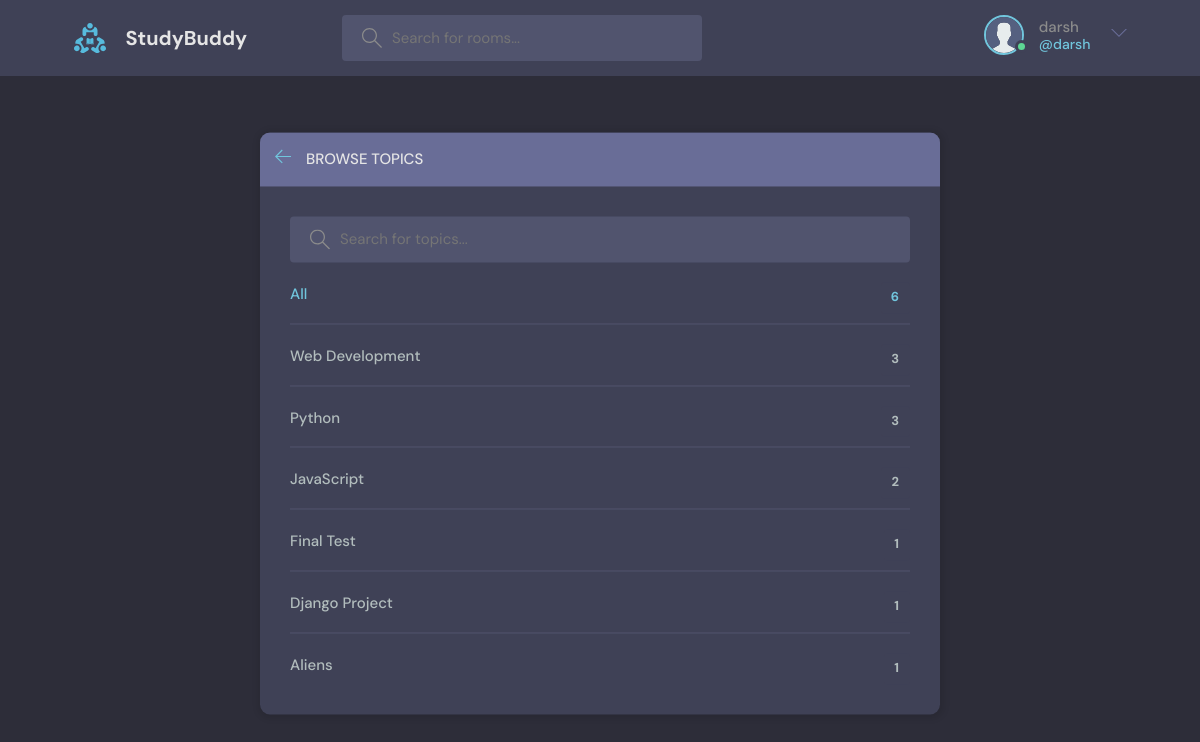
The app's page /topics/ (signed in) with its own data.
### base/models.py (models this page shows, shortened)
class Topic(models.Model):
    name = models.CharField(max_length=200)

### base/views.py (the view)
# urls.py: path('topics/', views.topicsPage, name='topics'),
def topicsPage(request):
    q = request.GET.get('q') if request.GET.get('q')!=None else ''
    topics = Topic.objects.filter(name__icontains=q)
    context = {'topics':topics}
    return render(request, 'base/topics.html' ,context)

### base/templates/base/topics.html (shortened to what this page needs)
{% extends 'main.html' %}
{% block content %}
    <main class="create-room layout">
      <div class="container">
        <div class="layout__box">
          <div class="layout__boxHeader">
            <div class="layout__boxTitle">
              <a href="{% url 'home' %}">
                <svg version="1.1" xmlns="http://www.w3.org/2000/svg" width="32" height="32" viewBox="0 0 32 32">
                  <title>arrow-left</title>
                  <path
                    d="M13.723 2.286l-13.723 13.714 13.719 13.714 1.616-1.611-10.96-10.96h27.625v-2.286h-27.625l10.965-10.965-1.616-1.607z"
                  ></path>
                </svg>
              </a>
              <h3>Browse Topics</h3>
            </div>
          </div>
          <div class="topics-page layout__body">
            <form action = "" method = "GET" class="header__search">
              <label>
                <input name="q"  placeholder="Search for topics..." />
              </label>
            </form>
            <ul class="topics__list">
              <li>
                <a href="{% url 'topics' %}" class="active">All <span>{{topics.count}}</span></a>
              </li>
              {% for topic in topics %}
              <li>
                <a href="{% url 'home' %}?q={{topic.name}}">{{topic.name}}<span>{{topic.room_set.all.count}}</span></a>
              </li>
              {% endfor %}
            </ul>
          </div>
        </div>
      </div>
    </main>
    {% endblock content %}

### templates/navbar.html (shortened to what this page needs)
{% load static %}
<header class="header header--loggedIn">
    <div class="container">
      <a href="{% url 'home' %}" class="header__logo">
        <img src="{% static 'images/logo.svg' %}" />
        <h1>StudyBuddy</h1>
      </a>
      <form class="header__search" method="GET" action = "{% url 'home' %}">
        <label>
          <input name = "q" placeholder="Search for rooms..." />
        </label>
      </form>
      <nav class="header__menu">
        {% if request.user.is_authenticated %}
        <div class="header__user">
          <a href="{% url 'user-profile' request.user.id %}">
            <div class="avatar avatar--medium active">
              <img src="{% static 'images/avatar.svg' %}" />
            </div>
            <p>{{request.user.username}} <span>@{{request.user.username}}</span></p>
          </a>
          <button class="dropdown-button">
            <svg version="1.1" xmlns="http://www.w3.org/2000/svg" width="32" height="32" viewBox="0 0 32 32">
              <title>chevron-down</title>
              <path d="M16 21l-13-13h-3l16 16 16-16h-3l-13 13z"></path>
            </svg>
          </button>
        </div>
        {% else %}
        <a href="{% url 'login' %}">
          <img src="{% static 'images/avatar.svg' %}" />
          <p>Login</p>
        </a>
        {% endif %}
      </nav>
    </div>
  </header>

### static/styles/style.css (style rules this page uses)
:root { --color-main: #71c6dd; --color-main-light: #e1f6fb; --color-dark: #3f4156; --color-dark-medium: #51546e; --color-dark-light: #696d97; --color-light: #e5e5e5; --color-gray: #8b8b8b; --color-light-gray: #b2bdbd; --color-bg: #2d2d39; --color-success: #5dd693; --color-error: #fc4b0b; }
* { font-family: "DM Sans", -apple-system, BlinkMacSystemFont, "Segoe UI", Roboto, Oxygen, Ubuntu, Cantarell, "Open Sans", "Helvetica Neue", sans-serif; margin: 0; padding: 0; box-sizing: border-box; text-rendering: optimizeLegibility; font-size: inherit; }
html { font-size: 56.25%; }
@media only screen and (min-width: 1200px) { html { font-size: 62.5%; } }
body { line-height: 1.6; font-weight: 400; font-size: 1.5rem; color: var(--color-light-gray); background-color: var(--color-bg); min-height: 100vh; }
img { width: 100%; }
a { display: inline-block; color: var(--color-main); text-decoration: none; }
.container { max-width: 120rem; width: 90%; margin: auto; }
.avatar { position: relative; display: inline-block; border-radius: 50%; border: 2px solid var(--color-main); }
.avatar img { display: block; border-radius: 50%; object-fit: cover; object-position: center; }
.avatar::after { content: ""; display: block; position: absolute; background-color: var(--color-gray); z-index: 111; border-radius: 50%; border: 0.3rem solid var(--color-dark); }
.avatar.active::after { background-color: var(--color-success); }
.avatar.avatar--medium img { width: 3.6rem; height: 3.6rem; border-radius: 50%; }
.avatar.avatar--medium:after { width: 0.7rem; height: 0.7rem; bottom: 0px; right: -6px; }
.header { padding: 1.5rem; background-color: var(--color-dark); }
.header > .container { display: flex; gap: 9.5rem; }
.header__logo, .header__user { display: flex; gap: 2rem; align-items: center; }
.header__logo > img { height: 3.2rem; width: 3.2rem; }
.header__logo > h1 { font-weight: 700; font-size: 2rem; color: var(--color-light); }
.header__search > label { background-color: var(--color-dark-medium); padding: 1.3rem 1rem; display: flex; align-items: center; gap: 1rem; border-radius: 4px; }
.header__search svg { fill: var(--color-gray); width: 2rem; height: 2rem; margin-left: 1rem; }
.header__search input { width: 30rem; background: transparent; border: none; outline: none; color: var(--color-light); }
.header__menu { margin-left: auto; position: relative; }
.header__menu a { display: flex; gap: 1.5rem; align-items: center; font-weight: 500; text-decoration: none; color: var(--color-gray); }
.header__menu img { height: 3.6rem; }
.header__menu p { line-height: 1.2; }
.header__menu span { color: var(--color-main); font-weight: 500; font-size: 1.4rem; display: block; }
.header__menu svg { width: 1.6rem; height: 1.6rem; fill: var(--color-dark-light); }
.dropdown-button { background: transparent; border: 0; outline: 0; cursor: pointer; }
.layout { margin-top: 2.4rem; }
.layout > .container { display: flex; justify-content: space-between; align-items: flex-start; }
.layout__box { width: 90%; max-width: 48rem; min-height: 40rem; position: absolute; top: 50%; left: 50%; transform: translate(-50%, -46%); background-color: var(--color-dark); border-radius: 1rem; box-shadow: 1px 1px 6px 3px rgba(0, 0, 0, 0.1); overflow: hidden; }
.layout__boxHeader { display: flex; padding: 1.5rem; background-color: var(--color-dark-light); }
.layout__boxTitle { display: flex; gap: 1.5rem; align-items: center; }
.layout__boxTitle h3 { text-transform: uppercase; font-weight: 500; color: var(--color-light); }
.layout__boxTitle svg { width: 1.6rem; height: 1.6rem; fill: var(--color-main); }
.layout__body { margin: 3rem; }
.topics__list { list-style: none; }
.topics__list li a { display: flex; justify-content: space-between; margin-bottom: 3rem; font-weight: 500; color: var(--color-light-gray); transition: all 0.3s ease-in-out; }
.topics__list li a.active, .topics__list li a:hover { color: var(--color-main); }
.topics__list li a span { padding: 0.5rem 1rem; background-color: var(--color-dark); border-radius: 3px; font-size: 1.3rem; font-weight: 700; letter-spacing: 1px; }
.topics-page .topics__list li:not(:last-child) a { margin: 2rem 0; padding-bottom: 1rem; text-decoration: none; border-bottom: 1px solid var(--color-dark-medium); }
.topics-page .header__search { display: block; }
.create-room.layout .layout__box { max-width: 68rem; }

### records on screen
Topic: name "Web Development", room_set.all.count "3"
Topic: name "Python", room_set.all.count "3"
Topic: name "JavaScript", room_set.all.count "2"
Topic: name "Final Test", room_set.all.count "1"
Topic: name "Django Project", room_set.all.count "1"
Topic: name "Aliens", room_set.all.count "1"

### other values on screen
{{ request.user.username }} "darsh"
{{ topics.count }} "6"
